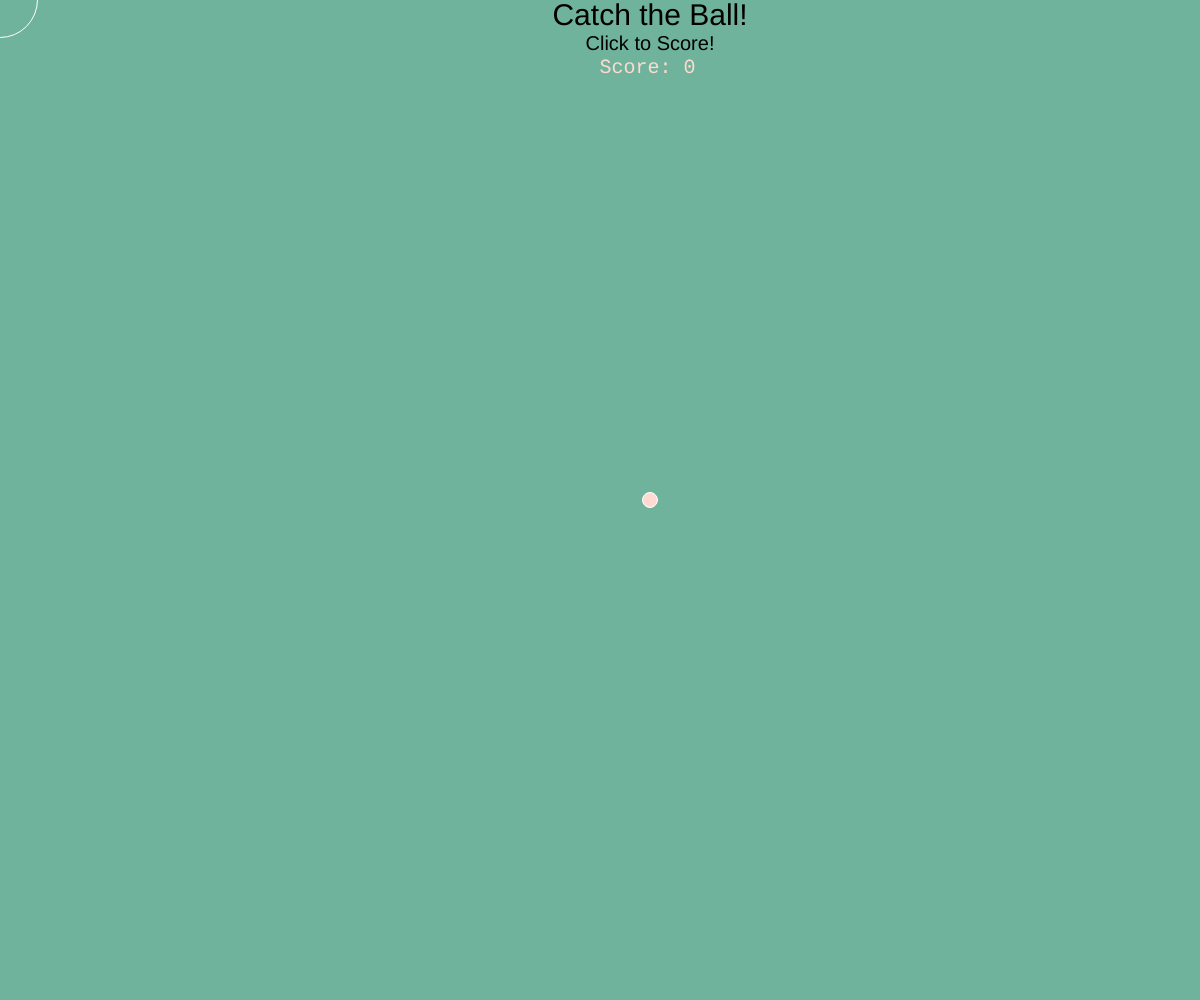
Frame 1 (no input)
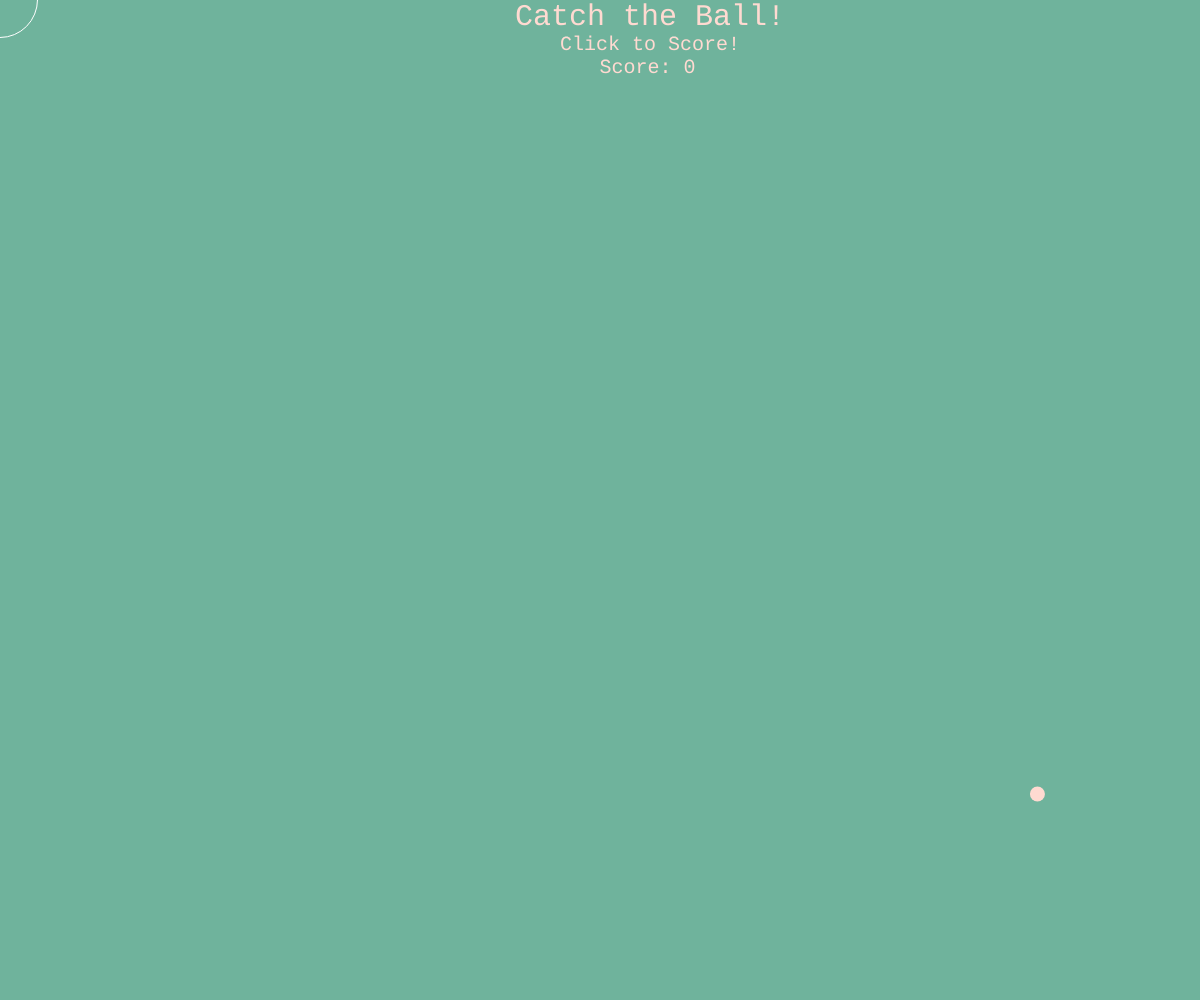
Frame 60 (no input)
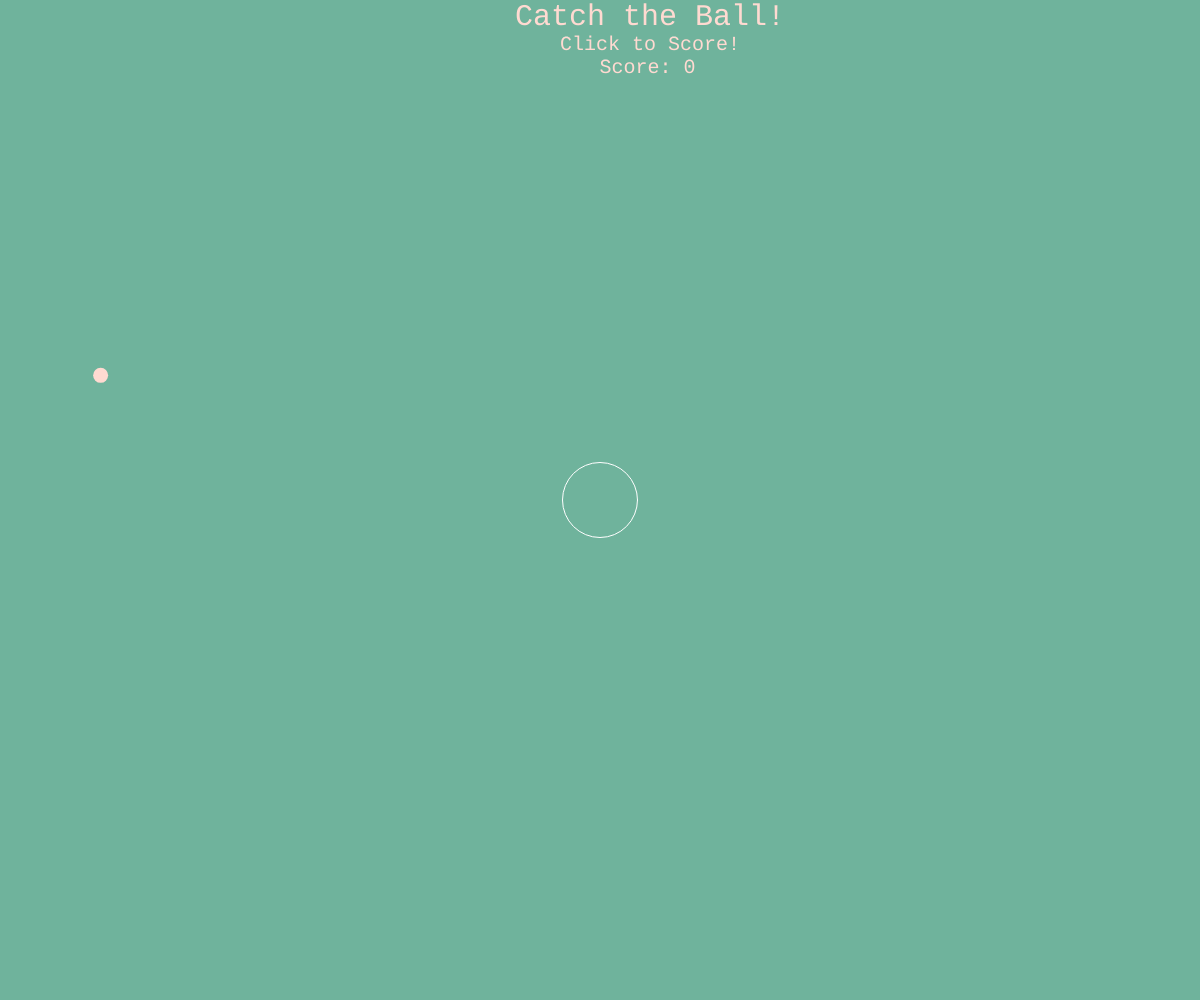
Frame 120 (the mouse pressed at the canvas centre since frame 60)

The p5.js sketch that drew these frames (run headless with seeded random() and noise() and a simulated clock; from frame 60 on, the mouse is pressed at the canvas centre):

// p5.js sketch
// ── sketch.js
let xpos = 0;
let ypos = 0;
//let pause = false; 
var score = 0;

function setup() {
  frameRate(80)
  createCanvas(windowWidth,windowHeight);
  noCursor()
}
function draw() {
  background(111,179,156);
  
  textSize(30)
  textAlign(CENTER)
  text('Catch the Ball!', 650, 25)
  textSize(20)
  text('Click to Score!', 650, 50)
  
  let x1 = 650+sin(xpos)*550;
  let y1 = 500+sin(ypos)*300;
  let x2 = mouseX;
  let y2 = mouseY;
 
  stroke(255);
  textSize(45)
  fill(255,218,209)
  ellipse(x1,y1,15);
  xpos += 0.04;
  ypos += 0.03;
  noFill()
  strokeWeight(1)
circle(x2, y2, 75);
  fill(255,218,209)
  textFont('Courier New')
  textSize(20)
  strokeWeight(0)
  text("Score: " + score, 520, 58, 255);
    let d = dist(x1, y1, x2, y2);
  if (d < 75 && mouseIsPressed){
       score += 0.5;
}
}
  
// function mousePressed(){
//   if(pause==false){
//     noLoop();
//     pause=true;

//   }else{
//     loop();
//     pause = false;
//   }
// }
